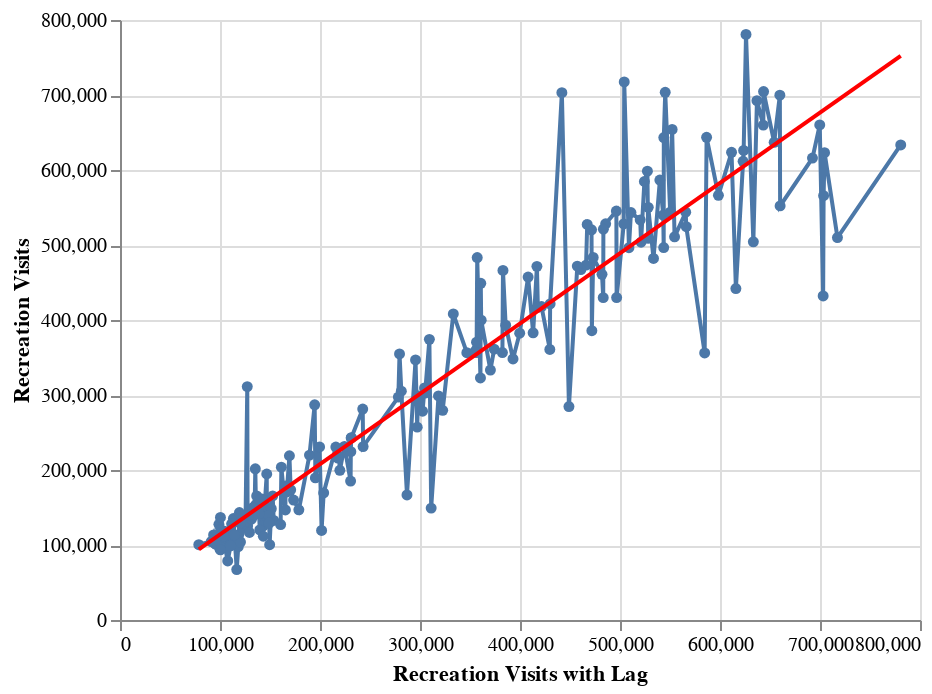

This figure's notebook cell:
### Markdown cell above
**Plot Original Data Against Lag Data with Regression Line via Altair** 
<br>
We can see that there is a correlation between the visits that occurred on a previous month.

### Code cell
scatter = alt.Chart(npDF).mark_line(point=True).encode(
    x= alt.X('RecreationVisits_lag:Q',axis = alt.Axis(title = 'Recreation Visits with Lag')),
    y= alt.Y('RecreationVisits:Q', axis = alt.Axis(title = 'Recreation Visits'))

)
scatter+scatter.transform_regression('RecreationVisits_lag', 'RecreationVisits').mark_line(color='red')

### Figure 1 — Vega-Lite specification as saved in the notebook (floating-point values rounded to 4 significant figures; data arrays with more than 128 entries replaced by an {"elided": "..."} marker saying what was removed)
{"config": {"view": {"continuousWidth": 400, "continuousHeight": 300}}, "layer": [{"mark": {"type": "line", "point": true}, "encoding": {"x": {"type": "quantitative", "axis": {"title": "Recreation Visits with Lag"}, "field": "RecreationVisits_lag"}, "y": {"type": "quantitative", "axis": {"title": "Recreation Visits"}, "field": "RecreationVisits"}}}, {"mark": {"type": "line", "color": "red"}, "encoding": {"x": {"type": "quantitative", "axis": {"title": "Recreation Visits with Lag"}, "field": "RecreationVisits_lag"}, "y": {"type": "quantitative", "axis": {"title": "Recreation Visits"}, "field": "RecreationVisits"}}, "transform": [{"on": "RecreationVisits_lag", "regression": "RecreationVisits"}]}], "data": {"name": "data-0ab4165b956cc41369f978e03e9d2ad4"}, "$schema": "https://vega.github.io/schema/vega-lite/v4.8.1.json", "datasets": {"data-0ab4165b956cc41369f978e03e9d2ad4": {"elided": "192 records"}}}
